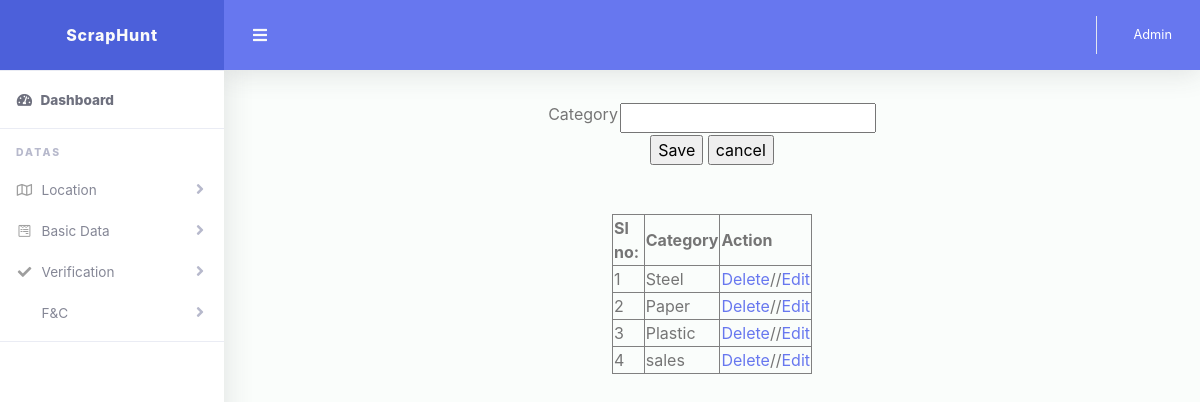
The page /Admin/Category.php (signed in) on the database its author committed.
### tables this page shows
CREATE TABLE `tbl_category` (
  `Category_id` int(11) NOT NULL,
  `Category_name` varchar(50) NOT NULL
);

### web/Admin/Category.php (the view, shortened to what this page needs)
<!DOCTYPE html PUBLIC "-//W3C//DTD XHTML 1.0 Transitional//EN" "http://www.w3.org/TR/xhtml1/DTD/xhtml1-transitional.dtd">
<html xmlns="http://www.w3.org/1999/xhtml">
<head>
</head>
  <?php
include("Head.php");
$cat="";
		?>
<body>
<form id="form1" name="form1" method="post" action="">
    <table width="200" border="0" align="center">
    <tr>
      <td>Category</td>
      <td><label for="txt_Category"></label>
        <input type="text" name=" txt_Category" id=" txt_Category" value="<?php echo $cat?>"/>
        </td>
    </tr>
    <tr>
  	<td colspan="2" align="center"><input name ="btn_save" type="submit" value="Save" />
    <input type="reset" name="btn_cancel" value="cancel"/></td>
    </tr>
  </table>
  <br /><br />
  <table width="200" border="1" align="center">
    <tr>
      <th>Sl no:</th>
      <th>Category</th>
      <th>Action</th>
    </tr>
    <?php
	    $i=0;
		$selQry="select* from tbl_Category";
		$row=$Conn->query($selQry);
		while($data=$row->fetch_assoc())
		{
			$i++;
	?>
    <tr>
      <td><?php echo $i?> </td>
      <td><?php echo $data["Category_name"]?> </td>
      <td><a href="Category.php?cid=<?php echo $data["Category_id"]?>">Delete</a>//<a href="Category.php?did=<?php echo $data["Category_id"]?>">Edit</a></td>
    </tr>
    <?php
		}
		?>
  </table>
</form>
</body>
<?php
include("Foot.php");
?>
</html>

### rows shown on the page
tbl_category: Category_name "Steel"
tbl_category: Category_name "Paper"
tbl_category: Category_name "Plastic"
tbl_category: Category_name "sales"

### other values the page prints
$_SESSION["aname"] "Admin"
